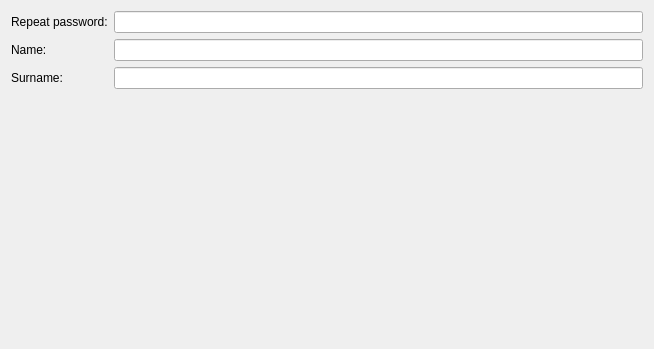
<?xml version="1.0" encoding="UTF-8"?>
<ui version="4.0">
 <class>AccountRegistrationWidget</class>
 <widget class="QWidget" name="AccountRegistrationWidget">
  <property name="geometry">
   <rect>
    <x>0</x>
    <y>0</y>
    <width>654</width>
    <height>349</height>
   </rect>
  </property>
  <property name="windowTitle">
   <string>Form</string>
  </property>
  <layout class="QFormLayout" name="formLayout">
   <item row="0" column="0">
    <widget class="QLabel" name="regRepPassLabel">
     <property name="text">
      <string>Repeat password:</string>
     </property>
    </widget>
   </item>
   <item row="0" column="1">
    <widget class="QLineEdit" name="regRepPassEdit">
     <property name="echoMode">
      <enum>QLineEdit::Password</enum>
     </property>
    </widget>
   </item>
   <item row="1" column="0">
    <widget class="QLabel" name="nameLabel">
     <property name="text">
      <string>Name:</string>
     </property>
    </widget>
   </item>
   <item row="1" column="1">
    <widget class="QLineEdit" name="nameEdit">
     <property name="sizePolicy">
      <sizepolicy hsizetype="Expanding" vsizetype="Fixed">
       <horstretch>0</horstretch>
       <verstretch>0</verstretch>
      </sizepolicy>
     </property>
    </widget>
   </item>
   <item row="2" column="0">
    <widget class="QLabel" name="surnameLabel">
     <property name="text">
      <string>Surname:</string>
     </property>
    </widget>
   </item>
   <item row="2" column="1">
    <widget class="QLineEdit" name="surnameEdit">
     <property name="sizePolicy">
      <sizepolicy hsizetype="Expanding" vsizetype="Fixed">
       <horstretch>0</horstretch>
       <verstretch>0</verstretch>
      </sizepolicy>
     </property>
    </widget>
   </item>
  </layout>
 </widget>
 <resources/>
 <connections/>
 <slots>
  <signal>passwordRepeatChanged(QString)</signal>
  <signal>userNameChanged(QString)</signal>
  <signal>surnameChanged(QString)</signal>
  <slot>setPasswordRepeat(QString)</slot>
  <slot>setUserName(QString)</slot>
  <slot>setSurname(QString)</slot>
  <slot>resetPasswordRepeat()</slot>
  <slot>resetUserName()</slot>
  <slot>resetSurname()</slot>
 </slots>
</ui>
